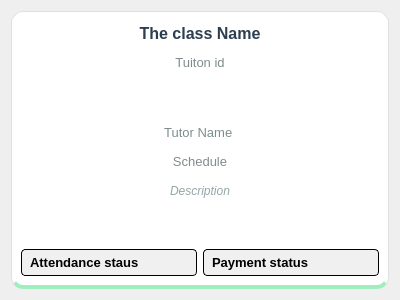
<?xml version="1.0" encoding="UTF-8"?>
<ui version="4.0">
 <class>attendancepayment</class>
 <widget class="QWidget" name="attendancepayment">
  <property name="geometry">
   <rect>
    <x>0</x>
    <y>0</y>
    <width>400</width>
    <height>300</height>
   </rect>
  </property>
  <property name="windowTitle">
   <string>Form</string>
  </property>
  <property name="styleSheet">
   <string notr="true">QFrame#frame {
    border: 1px solid #000000;
    border-bottom: 4px solid #000000;
    border-radius: 12px;
    background-color: #ffffff;
}

QFrame#frame:hover {
    background-color: #fcfcfc;
    border-color: #333333;
}

QLabel#namelabel {
    font-size: 18px;
    font-weight: bold;
    color: #000000;
}

QLabel#idlabel, QLabel#tutorlabel, QLabel#schedulelabel {
    font-size: 13px;
    color: #444444;
}

QLabel#descriptionlabel {
    font-size: 12px;
    color: #666666;
    font-style: italic;
}

/* Status Labels (label and label_2) */
QLabel#label, QLabel#label_2 {
    font-weight: bold;
    font-size: 13px;
    padding: 5px;
    border: 1px solid #000000;
    border-radius: 4px;
    background-color: #f0f0f0;
}</string>
  </property>
  <layout class="QVBoxLayout" name="verticalLayout_2">
   <item>
    <widget class="QFrame" name="frame">
     <property name="styleSheet">
      <string notr="true">.QFrame {
   
    border: 1px solid #e0e0e0;
    border-bottom: 4px solid #a0eec0; 
    border-radius: 12px;
}

.QFrame:hover {
    background-color: #f9fffb;
    border-color: #a0eec0;
}</string>
     </property>
     <property name="frameShape">
      <enum>QFrame::Shape::StyledPanel</enum>
     </property>
     <property name="frameShadow">
      <enum>QFrame::Shadow::Raised</enum>
     </property>
     <layout class="QVBoxLayout" name="verticalLayout_3">
      <item>
       <layout class="QVBoxLayout" name="verticalLayout">
        <item>
         <widget class="QLabel" name="namelabel">
          <property name="styleSheet">
           <string notr="true">font-size: 16px;
    font-weight: bold;
    color: #2c3e50;
    background: transparent;</string>
          </property>
          <property name="text">
           <string>The class Name</string>
          </property>
          <property name="alignment">
           <set>Qt::AlignmentFlag::AlignCenter</set>
          </property>
         </widget>
        </item>
        <item>
         <widget class="QLabel" name="idlabel">
          <property name="styleSheet">
           <string notr="true">font-size: 13px;
    color: #7f8c8d;
    background: transparent;</string>
          </property>
          <property name="text">
           <string>Tuiton id</string>
          </property>
          <property name="alignment">
           <set>Qt::AlignmentFlag::AlignCenter</set>
          </property>
         </widget>
        </item>
        <item>
         <spacer name="verticalSpacer">
          <property name="orientation">
           <enum>Qt::Orientation::Vertical</enum>
          </property>
          <property name="sizeType">
           <enum>QSizePolicy::Policy::Preferred</enum>
          </property>
          <property name="sizeHint" stdset="0">
           <size>
            <width>20</width>
            <height>40</height>
           </size>
          </property>
         </spacer>
        </item>
        <item>
         <widget class="QLabel" name="tutorlabel">
          <property name="styleSheet">
           <string notr="true">font-size: 13px;
    color: #7f8c8d;
    background: transparent;</string>
          </property>
          <property name="text">
           <string>Tutor Name </string>
          </property>
          <property name="alignment">
           <set>Qt::AlignmentFlag::AlignCenter</set>
          </property>
         </widget>
        </item>
        <item>
         <widget class="QLabel" name="schedulelabel">
          <property name="styleSheet">
           <string notr="true">font-size: 13px;
    color: #7f8c8d;
    background: transparent;</string>
          </property>
          <property name="text">
           <string>Schedule</string>
          </property>
          <property name="alignment">
           <set>Qt::AlignmentFlag::AlignCenter</set>
          </property>
         </widget>
        </item>
        <item>
         <widget class="QLabel" name="descriptionlabel">
          <property name="styleSheet">
           <string notr="true">font-size: 12px;
    color: #95a5a6;
    font-style: italic;
    background: transparent;</string>
          </property>
          <property name="text">
           <string>Description</string>
          </property>
          <property name="alignment">
           <set>Qt::AlignmentFlag::AlignCenter</set>
          </property>
         </widget>
        </item>
        <item>
         <spacer name="verticalSpacer_2">
          <property name="orientation">
           <enum>Qt::Orientation::Vertical</enum>
          </property>
          <property name="sizeType">
           <enum>QSizePolicy::Policy::Fixed</enum>
          </property>
          <property name="sizeHint" stdset="0">
           <size>
            <width>20</width>
            <height>40</height>
           </size>
          </property>
         </spacer>
        </item>
        <item>
         <layout class="QHBoxLayout" name="horizontalLayout">
          <item>
           <widget class="QLabel" name="label_2">
            <property name="styleSheet">
             <string notr="true">color: rgb(0, 0, 0);
color: rgb(0, 0, 0);
</string>
            </property>
            <property name="text">
             <string>Attendance staus</string>
            </property>
           </widget>
          </item>
          <item>
           <widget class="QLabel" name="label">
            <property name="styleSheet">
             <string notr="true">color: rgb(0, 0, 0);</string>
            </property>
            <property name="text">
             <string>Payment status</string>
            </property>
           </widget>
          </item>
         </layout>
        </item>
       </layout>
      </item>
     </layout>
    </widget>
   </item>
  </layout>
 </widget>
 <resources/>
 <connections/>
</ui>
